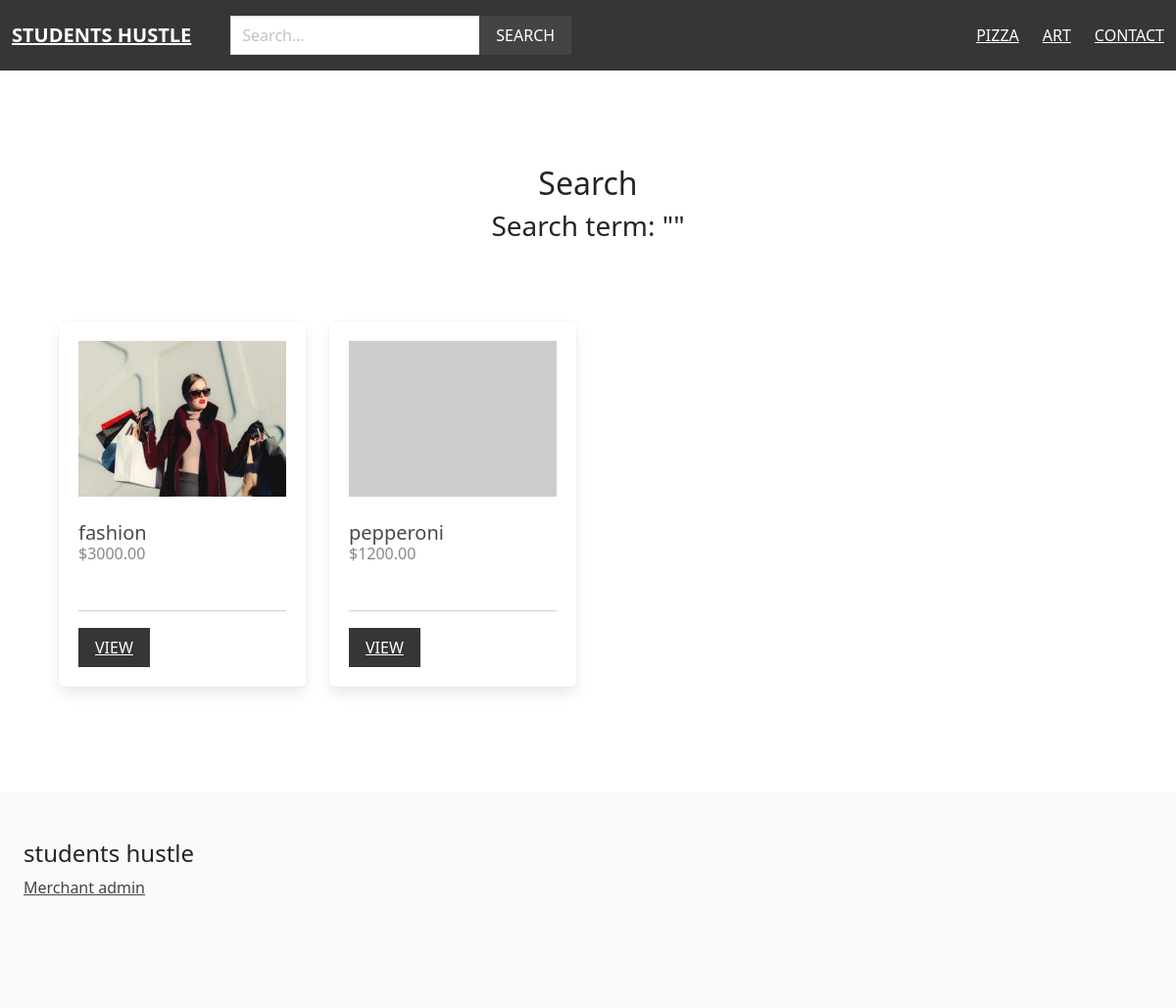
Screenshot of /search/ (signed in) with the database file from the repository.
### apps/product/models.py (models this page shows, shortened)
class Category(models.Model):
    title = models.CharField(max_length=255)
    slug = models.SlugField(max_length=255)
    ordering = models.IntegerField(default=0)
    class Meta:
        ordering = ['ordering']

class Product(models.Model):
    category = models.ForeignKey(Category, related_name='products', on_delete=models.CASCADE)
    merchant = models.ForeignKey(Merchant, related_name='products', on_delete=models.CASCADE)
    title = models.CharField(max_length=255)
    slug = models.SlugField(max_length=255)
    description = models.TextField(blank=True, null=True)
    price = models.DecimalField(max_digits=6, decimal_places=2)
    date_added = models.DateTimeField(auto_now_add=True)
    image = models.ImageField(upload_to='uploads/', blank=True, null=True)
    thumbnail = models.ImageField(upload_to='uploads/', blank=True, null=True)
    class Meta:
        ordering = ['-date_added']
    def get_thumbnail(self):
        if self.thumbnail:
            return self.thumbnail.url
        else:
            if self.image:
                self.thumbnail = self.make_thumbnail(self.image)
                self.save()
                return self.thumbnail.url
            else:
                return 'https://via.placeholder.com/240x180.jpg'

### apps/product/views.py (the view)
# urls.py: path('search/', views.search, name='search'),
def search(request):
    query = request.GET.get('query', '')
    products = Product.objects.filter(Q(title__icontains=query) | Q(description__icontains=query))
    return render(request, 'product/search.html', {'products': products, 'query': query})

### apps/product/context_processors.py (called while the page is built)
def menu_categories(request):
    categories = Category.objects.all()
    return {'menu_categories': categories}

### apps/product/templates/product/search.html (shortened to what this page needs)
{% extends 'core/base.html' %}
{% block content %}
<div class="columns is-multiline mb-6">
    <div class="column is-12 has-text-centered mt-6 mb-6">
        <h2 class="is-size-3">Search</h2>
        <h3> Search term: "{{query}}"</h3>
    </div>
    {% for product in products %}
        {% include 'product/parts/list_item.html' %}
    {% endfor %}
</div>
{% endblock %}

### apps/core/templates/core/base.html (shortened to what this page needs)
{%load static%}
<!DOCTYPE html>
<html lang="en">
<head>
    <link rel="stylesheet" href="https://cdn.jsdelivr.net/npm/bulma@0.9.1/css/bulma.min.css">
    <link rel="stylesheet" href="https://cdn.jsdelivr.net/npm/bootstrap@5.3.3/dist/css/bootstrap.min.css">
    <link rel="stylesheet" href="{%static 'styles/main.css'%}">
    <link rel="stylesheet" href="{%static 'scripts/main.js'%}">
</head>
<body>
    <nav class="navbar is-dark">
        <div class="navbar-brand">
            <a href="/" class="navbar-item"><strong>Students hustle</strong></a>
        </div>
        <div class="navbar-menu" id="main-navbar">
            <div class="navbar-start">
                <div class="navbar-item">
                    <form method="get" action="{% url 'search' %}">
                        <div class="field has-addons">
                            <div class="control">
                                <input type="text" class="input" placeholder="Search..." name="query">
                            </div>
                            <div class="control">
                                <button class="button is-dark is-uppercase">Search</button>
                            </div>
                        </div>
                    </form>
                </div>
            </div>
            <div class="navbar-end">
                {%for category in menu_categories%}
                        <a href="{% url 'category' category.slug %}" class="navbar-item">{{ category.title }}</a>
                {% endfor %}
                <a href="{%url 'contact'%}" class="navbar-item">Contact</a>
            </div>
        </div>
    </nav>
    <section class="section">
        <div class="container">
            {% block content %}
            {% endblock %}
        </div>
    </section>
    <footer class="footer">
        <h3 class="is-size-4 mb4">students hustle</h3>
    {% if request.user.is_authenticated %}
        <a href="{% url 'merchant_admin' %}">Merchant admin</a>
    {% else %}
        <a href="{% url 'become_merchant' %}">Become Merchant</a>
    {% endif %}
    </footer>
</body>
</html>

### apps/product/templates/product/parts/list_item.html
<div class="column is-3 product-list-item">
    <div class="box">
        <figure class="image is-4by3 mb-4">
            <img src="{{ product.get_thumbnail }}">
        </figure>
        <h2 class="subtitle">{{ product.title }}</h2>
        <h3 class="price is-size-6 mb-5">${{ product.price }}</h3>
        <hr>
        <a href="{% url 'product' product.category.slug product.slug %}" class="button is-dark is-uppercase">View</a>
    </div>
</div>

### static/styles/main.css (style rules this page uses)
.navbar { text-transform: uppercase; }
.navbar .is-dark { background: #444; }
.footer a { margin-bottom: 15px; display: inline-block; color: #444; }
.input, .button { border-radius: 0; }
.product-list-item .box .subtitle { margin-bottom: 0; }
.product-list-item .box .price { color: #888; }

### rows the page displays
Category: title "PIZZA"
Category: title "ART"
Product: get_thumbnail (picture), title "fashion", price "3000.00"
Product: title "pepperoni", price "1200.00"
